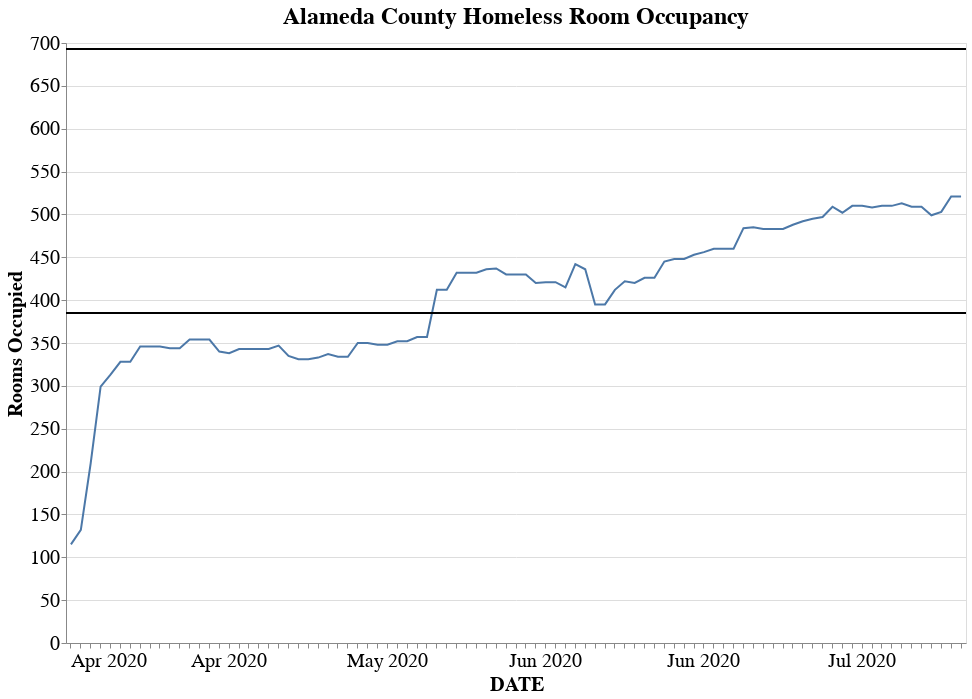

The cell this chart's notebook holds for it:
### Code cell
alt.data_transformers.disable_max_rows()
# Create a selection that chooses the nearest point & selects based on x-value
nearest = alt.selection(type='single', nearest=True, on='mouseover',
                        fields=['date'], empty='none')

line = alt.Chart(alameda_homeless, title="Alameda County Homeless Room Occupancy").mark_line(point=False).encode(
    x = alt.X('date:T', axis = alt.Axis(title = 'date'.upper(), format = ("%b %Y"), tickMinStep = 2, labelAngle=0)),
    y=alt.Y('rooms_occupied', axis = alt.Axis(title='Rooms Occupied')),
)# Transparent selectors across the chart. This is what tells us
# the x-value of the cursor
selectors = alt.Chart(alameda_homeless).mark_point().encode(
    x='date:T',
    opacity=alt.value(0),
).add_selection(
    nearest
)

# Draw points on the line, and highlight based on selection
points = line.mark_point().encode(
    opacity=alt.condition(nearest, alt.value(1), alt.value(0))
)

# Draw line for max occupancy end

rule_end = base.mark_rule().encode(
    y='max(rooms)',
    size=alt.value(2)
)


# Draw line for max occupancy start

rule_start = base.mark_rule().encode(
    y='min(rooms)',
    size=alt.value(2)
)

# Draw text labels near the points, and highlight based on selection
text = line.mark_text(align='left', dx=5, dy=-5).encode(
    text=alt.condition(nearest, 'rooms_occupied', alt.value(' '))
)

# Draw a rule at the location of the selection
rules = alt.Chart(alameda_homeless).mark_rule(color='gray').encode(
    x='date'
).transform_filter(
    nearest
)

# Put the five layers into a chart and bind the data
alt.layer(
    line, selectors, points, rules, text, rule_start, rule_end
).properties(
    width=900,
    height=600
).configure_axis(
    labelFontSize=20,
    titleFontSize=20,
).configure_legend(
    titleFontSize=10,
    labelFontSize=15,
).configure_title(fontSize=24).interactive()

### Figure 1 — Vega-Lite specification as saved in the notebook (floating-point values rounded to 4 significant figures)
{"config": {"view": {"continuousWidth": 400, "continuousHeight": 300}, "axis": {"labelFontSize": 20, "titleFontSize": 20}, "legend": {"labelFontSize": 15, "titleFontSize": 10}, "title": {"fontSize": 24}}, "layer": [{"mark": {"type": "line", "point": false}, "encoding": {"x": {"type": "temporal", "axis": {"format": "%b %Y", "labelAngle": 0, "tickMinStep": 2, "title": "DATE"}, "field": "date"}, "y": {"type": "quantitative", "axis": {"title": "Rooms Occupied"}, "field": "rooms_occupied"}}, "selection": {"selector054": {"type": "interval", "bind": "scales", "encodings": ["x", "y"]}}, "title": "Alameda County Homeless Room Occupancy"}, {"mark": "point", "encoding": {"opacity": {"value": 0}, "x": {"type": "temporal", "field": "date"}}, "selection": {"selector053": {"type": "single", "nearest": true, "on": "mouseover", "fields": ["date"], "empty": "none"}}}, {"mark": "point", "encoding": {"opacity": {"condition": {"value": 1, "selection": "selector053"}, "value": 0}, "x": {"type": "temporal", "axis": {"format": "%b %Y", "labelAngle": 0, "tickMinStep": 2, "title": "DATE"}, "field": "date"}, "y": {"type": "quantitative", "axis": {"title": "Rooms Occupied"}, "field": "rooms_occupied"}}, "title": "Alameda County Homeless Room Occupancy"}, {"mark": {"type": "rule", "color": "gray"}, "encoding": {"x": {"type": "nominal", "field": "date"}}, "transform": [{"filter": {"selection": "selector053"}}]}, {"mark": {"type": "text", "align": "left", "dx": 5, "dy": -5}, "encoding": {"text": {"condition": {"type": "quantitative", "field": "rooms_occupied", "selection": "selector053"}, "value": " "}, "x": {"type": "temporal", "axis": {"format": "%b %Y", "labelAngle": 0, "tickMinStep": 2, "title": "DATE"}, "field": "date"}, "y": {"type": "quantitative", "axis": {"title": "Rooms Occupied"}, "field": "rooms_occupied"}}, "title": "Alameda County Homeless Room Occupancy"}, {"mark": "rule", "encoding": {"size": {"value": 2}, "y": {"type": "quantitative", "aggregate": "min", "field": "rooms"}}, "title": "Alameda County Homeless Room Occupancy", "width": 1200}, {"mark": "rule", "encoding": {"size": {"value": 2}, "y": {"type": "quantitative", "aggregate": "max", "field": "rooms"}}, "title": "Alameda County Homeless Room Occupancy", "width": 1200}], "data": {"name": "data-2dbccc242784fc9125919e2e045dc990"}, "height": 600, "width": 900, "$schema": "https://vega.github.io/schema/vega-lite/v4.8.1.json", "datasets": {"data-2dbccc242784fc9125919e2e045dc990": [{"county": "Alameda County", "date": "2020-04-14", "rooms": 403, "rooms_occupied": 115, "trailers_requested": 91, "trailers_delivered": 85, "donated_trailers_delivered": 0}, {"county": "Alameda County", "date": "2020-04-15", "rooms": 403, "rooms_occupied": 132, "trailers_requested": 91, "trailers_delivered": 85, "donated_trailers_delivered": 0}, {"county": "Alameda County", "date": "2020-04-16", "rooms": 403, "rooms_occupied": 210, "trailers_requested": 91, "trailers_delivered": 85, "donated_trailers_delivered": 0}, {"county": "Alameda County", "date": "2020-04-17", "rooms": 403, "rooms_occupied": 299, "trailers_requested": 91, "trailers_delivered": 85, "donated_trailers_delivered": 0}, {"county": "Alameda County", "date": "2020-04-18", "rooms": 403, "rooms_occupied": 313, "trailers_requested": 91, "trailers_delivered": 85, "donated_trailers_delivered": 0}, {"county": "Alameda County", "date": "2020-04-19", "rooms": 403, "rooms_occupied": 328, "trailers_requested": 91, "trailers_delivered": 85, "donated_trailers_delivered": 0}, {"county": "Alameda County", "date": "2020-04-20", "rooms": 403, "rooms_occupied": 328, "trailers_requested": 91, "trailers_delivered": 91, "donated_trailers_delivered": 0}, {"county": "Alameda County", "date": "2020-04-21", "rooms": 403, "rooms_occupied": 346, "trailers_requested": 91, "trailers_delivered": 91, "donated_trailers_delivered": 0}, {"county": "Alameda County", "date": "2020-04-22", "rooms": 403, "rooms_occupied": 346, "trailers_requested": 91, "trailers_delivered": 91, "donated_trailers_delivered": 0}, {"county": "Alameda County", "date": "2020-04-23", "rooms": 403, "rooms_occupied": 346, "trailers_requested": 91, "trailers_delivered": 91, "donated_trailers_delivered": 0}, {"county": "Alameda County", "date": "2020-04-24", "rooms": 385, "rooms_occupied": 344, "trailers_requested": 91, "trailers_delivered": 91, "donated_trailers_delivered": 0}, {"county": "Alameda County", "date": "2020-04-25", "rooms": 385, "rooms_occupied": 344, "trailers_requested": 91, "trailers_delivered": 91, "donated_trailers_delivered": 0}, {"county": "Alameda County", "date": "2020-04-26", "rooms": 385, "rooms_occupied": 354, "trailers_requested": 91, "trailers_delivered": 91, "donated_trailers_delivered": 0}, {"county": "Alameda County", "date": "2020-04-27", "rooms": 385, "rooms_occupied": 354, "trailers_requested": 91, "trailers_delivered": 91, "donated_trailers_delivered": 0}, {"county": "Alameda County", "date": "2020-04-28", "rooms": 385, "rooms_occupied": 354, "trailers_requested": 91, "trailers_delivered": 91, "donated_trailers_delivered": 0}, {"county": "Alameda County", "date": "2020-04-29", "rooms": 385, "rooms_occupied": 340, "trailers_requested": 91, "trailers_delivered": 91, "donated_trailers_delivered": 0}, {"county": "Alameda County", "date": "2020-04-30", "rooms": 385, "rooms_occupied": 338, "trailers_requested": 91, "trailers_delivered": 91, "donated_trailers_delivered": 0}, {"county": "Alameda County", "date": "2020-05-01", "rooms": 385, "rooms_occupied": 343, "trailers_requested": 91, "trailers_delivered": 91, "donated_trailers_delivered": 0}, {"county": "Alameda County", "date": "2020-05-02", "rooms": 385, "rooms_occupied": 343, "trailers_requested": 91, "trailers_delivered": 91, "donated_trailers_delivered": 0}, {"county": "Alameda County", "date": "2020-05-03", "rooms": 385, "rooms_occupied": 343, "trailers_requested": 91, "trailers_delivered": 91, "donated_trailers_delivered": 0}, {"county": "Alameda County", "date": "2020-05-04", "rooms": 385, "rooms_occupied": 343, "trailers_requested": 91, "trailers_delivered": 91, "donated_trailers_delivered": 0}, {"county": "Alameda County", "date": "2020-05-05", "rooms": 483, "rooms_occupied": 347, "trailers_requested": 91, "trailers_delivered": 91, "donated_trailers_delivered": 0}, {"county": "Alameda County", "date": "2020-05-06", "rooms": 483, "rooms_occupied": 335, "trailers_requested": 91, "trailers_delivered": 91, "donated_trailers_delivered": 0}, {"county": "Alameda County", "date": "2020-05-07", "rooms": 483, "rooms_occupied": 331, "trailers_requested": 91, "trailers_delivered": 91, "donated_trailers_delivered": 0}, {"county": "Alameda County", "date": "2020-05-08", "rooms": 483, "rooms_occupied": 331, "trailers_requested": 91, "trailers_delivered": 91, "donated_trailers_delivered": 0}, {"county": "Alameda County", "date": "2020-05-09", "rooms": 483, "rooms_occupied": 333, "trailers_requested": 91, "trailers_delivered": 91, "donated_trailers_delivered": 0}, {"county": "Alameda County", "date": "2020-05-10", "rooms": 533, "rooms_occupied": 337, "trailers_requested": 91, "trailers_delivered": 91, "donated_trailers_delivered": 0}, {"county": "Alameda County", "date": "2020-05-11", "rooms": 533, "rooms_occupied": 334, "trailers_requested": 91, "trailers_delivered": 91, "donated_trailers_delivered": 0}, {"county": "Alameda County", "date": "2020-05-12", "rooms": 533, "rooms_occupied": 334, "trailers_requested": 91, "trailers_delivered": 91, "donated_trailers_delivered": 0}, {"county": "Alameda County", "date": "2020-05-13", "rooms": 533, "rooms_occupied": 350, "trailers_requested": 91, "trailers_delivered": 91, "donated_trailers_delivered": 0}, {"county": "Alameda County", "date": "2020-05-14", "rooms": 533, "rooms_occupied": 350, "trailers_requested": 91, "trailers_delivered": 91, "donated_trailers_delivered": 0}, {"county": "Alameda County", "date": "2020-05-15", "rooms": 533, "rooms_occupied": 348, "trailers_requested": 91, "trailers_delivered": 91, "donated_trailers_delivered": 0}, {"county": "Alameda County", "date": "2020-05-16", "rooms": 533, "rooms_occupied": 348, "trailers_requested": 91, "trailers_delivered": 91, "donated_trailers_delivered": 0}, {"county": "Alameda County", "date": "2020-05-17", "rooms": 533, "rooms_occupied": 352, "trailers_requested": 91, "trailers_delivered": 91, "donated_trailers_delivered": 0}, {"county": "Alameda County", "date": "2020-05-18", "rooms": 533, "rooms_occupied": 352, "trailers_requested": 91, "trailers_delivered": 91, "donated_trailers_delivered": 0}, {"county": "Alameda County", "date": "2020-05-19", "rooms": 533, "rooms_occupied": 357, "trailers_requested": 91, "trailers_delivered": 91, "donated_trailers_delivered": 0}, {"county": "Alameda County", "date": "2020-05-20", "rooms": 533, "rooms_occupied": 357, "trailers_requested": 91, "trailers_delivered": 91, "donated_trailers_delivered": 0}, {"county": "Alameda County", "date": "2020-05-21", "rooms": 533, "rooms_occupied": 412, "trailers_requested": 91, "trailers_delivered": 91, "donated_trailers_delivered": 0}, {"county": "Alameda County", "date": "2020-05-22", "rooms": 533, "rooms_occupied": 412, "trailers_requested": 91, "trailers_delivered": 91, "donated_trailers_delivered": 0}, {"county": "Alameda County", "date": "2020-05-23", "rooms": 533, "rooms_occupied": 432, "trailers_requested": 91, "trailers_delivered": 91, "donated_trailers_delivered": 0}, {"county": "Alameda County", "date": "2020-05-24", "rooms": 533, "rooms_occupied": 432, "trailers_requested": 91, "trailers_delivered": 91, "donated_trailers_delivered": 0}, {"county": "Alameda County", "date": "2020-05-25", "rooms": 533, "rooms_occupied": 432, "trailers_requested": 91, "trailers_delivered": 91, "donated_trailers_delivered": 0}, {"county": "Alameda County", "date": "2020-05-26", "rooms": 533, "rooms_occupied": 436, "trailers_requested": 91, "trailers_delivered": 91, "donated_trailers_delivered": 0}, {"county": "Alameda County", "date": "2020-05-27", "rooms": 533, "rooms_occupied": 437, "trailers_requested": 91, "trailers_delivered": 91, "donated_trailers_delivered": 0}, {"county": "Alameda County", "date": "2020-05-28", "rooms": 533, "rooms_occupied": 430, "trailers_requested": 91, "trailers_delivered": 91, "donated_trailers_delivered": 0}, {"county": "Alameda County", "date": "2020-05-29", "rooms": 533, "rooms_occupied": 430, "trailers_requested": 91, "trailers_delivered": 91, "donated_trailers_delivered": 0}, {"county": "Alameda County", "date": "2020-06-01", "rooms": 533, "rooms_occupied": 430, "trailers_requested": 91, "trailers_delivered": 91, "donated_trailers_delivered": 0}, {"county": "Alameda County", "date": "2020-06-02", "rooms": 533, "rooms_occupied": 420, "trailers_requested": 91, "trailers_delivered": 91, "donated_trailers_delivered": 0}, {"county": "Alameda County", "date": "2020-06-03", "rooms": 533, "rooms_occupied": 421, "trailers_requested": 91, "trailers_delivered": 91, "donated_trailers_delivered": 0}, {"county": "Alameda County", "date": "2020-06-04", "rooms": 533, "rooms_occupied": 421, "trailers_requested": 91, "trailers_delivered": 91, "donated_trailers_delivered": 0}, {"county": "Alameda County", "date": "2020-06-05", "rooms": 533, "rooms_occupied": 415, "trailers_requested": 91, "trailers_delivered": 91, "donated_trailers_delivered": 0}, {"county": "Alameda County", "date": "2020-06-08", "rooms": 652, "rooms_occupied": 442, "trailers_requested": 91, "trailers_delivered": 91, "donated_trailers_delivered": 0}, {"county": "Alameda County", "date": "2020-06-09", "rooms": 652, "rooms_occupied": 436, "trailers_requested": 91, "trailers_delivered": 91, "donated_trailers_delivered": 0}, {"county": "Alameda County", "date": "2020-06-10", "rooms": 652, "rooms_occupied": 395, "trailers_requested": 91, "trailers_delivered": 91, "donated_trailers_delivered": 0}, {"county": "Alameda County", "date": "2020-06-11", "rooms": 652, "rooms_occupied": 395, "trailers_requested": 91, "trailers_delivered": 91, "donated_trailers_delivered": 0}, {"county": "Alameda County", "date": "2020-06-12", "rooms": 652, "rooms_occupied": 412, "trailers_requested": 91, "trailers_delivered": 91, "donated_trailers_delivered": 0}, {"county": "Alameda County", "date": "2020-06-15", "rooms": 652, "rooms_occupied": 422, "trailers_requested": 91, "trailers_delivered": 91, "donated_trailers_delivered": 0}, {"county": "Alameda County", "date": "2020-06-16", "rooms": 652, "rooms_occupied": 420, "trailers_requested": 91, "trailers_delivered": 91, "donated_trailers_delivered": 0}, {"county": "Alameda County", "date": "2020-06-17", "rooms": 652, "rooms_occupied": 426, "trailers_requested": 91, "trailers_delivered": 91, "donated_trailers_delivered": 0}, {"county": "Alameda County", "date": "2020-06-18", "rooms": 652, "rooms_occupied": 426, "trailers_requested": 91, "trailers_delivered": 91, "donated_trailers_delivered": 0}, {"county": "Alameda County", "date": "2020-06-19", "rooms": 652, "rooms_occupied": 445, "trailers_requested": 91, "trailers_delivered": 91, "donated_trailers_delivered": 0}, {"county": "Alameda County", "date": "2020-06-22", "rooms": 652, "rooms_occupied": 448, "trailers_requested": 91, "trailers_delivered": 91, "donated_trailers_delivered": 0}, {"county": "Alameda County", "date": "2020-06-23", "rooms": 652, "rooms_occupied": 448, "trailers_requested": 91, "trailers_delivered": 91, "donated_trailers_delivered": 0}, {"county": "Alameda County", "date": "2020-06-24", "rooms": 652, "rooms_occupied": 453, "trailers_requested": 91, "trailers_delivered": 91, "donated_trailers_delivered": 0}, {"county": "Alameda County", "date": "2020-06-25", "rooms": 652, "rooms_occupied": 456, "trailers_requested": 91, "trailers_delivered": 91, "donated_trailers_delivered": 0}, {"county": "Alameda County", "date": "2020-06-26", "rooms": 652, "rooms_occupied": 460, "trailers_requested": 91, "trailers_delivered": 91, "donated_trailers_delivered": 0}, {"county": "Alameda County", "date": "2020-06-29", "rooms": 652, "rooms_occupied": 460, "trailers_requested": 91, "trailers_delivered": 91, "donated_trailers_delivered": 0}, {"county": "Alameda County", "date": "2020-06-30", "rooms": 652, "rooms_occupied": 460, "trailers_requested": 91, "trailers_delivered": 91, "donated_trailers_delivered": 0}, {"county": "Alameda County", "date": "2020-07-01", "rooms": 652, "rooms_occupied": 484, "trailers_requested": 91, "trailers_delivered": 91, "donated_trailers_delivered": 0}, {"county": "Alameda County", "date": "2020-07-02", "rooms": 652, "rooms_occupied": 485, "trailers_requested": 91, "trailers_delivered": 91, "donated_trailers_delivered": 0}, {"county": "Alameda County", "date": "2020-07-03", "rooms": 652, "rooms_occupied": 483, "trailers_requested": 91, "trailers_delivered": 91, "donated_trailers_delivered": 0}, {"county": "Alameda County", "date": "2020-07-06", "rooms": 652, "rooms_occupied": 483, "trailers_requested": 91, "trailers_delivered": 91, "donated_trailers_delivered": 0}, {"county": "Alameda County", "date": "2020-07-07", "rooms": 652, "rooms_occupied": 483, "trailers_requested": 91, "trailers_delivered": 91, "donated_trailers_delivered": 0}, {"county": "Alameda County", "date": "2020-07-08", "rooms": 652, "rooms_occupied": 488, "trailers_requested": 91, "trailers_delivered": 91, "donated_trailers_delivered": 0}, {"county": "Alameda County", "date": "2020-07-09", "rooms": 652, "rooms_occupied": 492, "trailers_requested": 91, "trailers_delivered": 91, "donated_trailers_delivered": 0}, {"county": "Alameda County", "date": "2020-07-10", "rooms": 652, "rooms_occupied": 495, "trailers_requested": 91, "trailers_delivered": 91, "donated_trailers_delivered": 0}, {"county": "Alameda County", "date": "2020-07-13", "rooms": 652, "rooms_occupied": 497, "trailers_requested": 91, "trailers_delivered": 91, "donated_trailers_delivered": 0}, {"county": "Alameda County", "date": "2020-07-14", "rooms": 652, "rooms_occupied": 509, "trailers_requested": 91, "trailers_delivered": 91, "donated_trailers_delivered": 0}, {"county": "Alameda County", "date": "2020-07-15", "rooms": 652, "rooms_occupied": 502, "trailers_requested": 91, "trailers_delivered": 91, "donated_trailers_delivered": 0}, {"county": "Alameda County", "date": "2020-07-16", "rooms": 652, "rooms_occupied": 510, "trailers_requested": 91, "trailers_delivered": 91, "donated_trailers_delivered": 0}, {"county": "Alameda County", "date": "2020-07-17", "rooms": 652, "rooms_occupied": 510, "trailers_requested": 91, "trailers_delivered": 91, "donated_trailers_delivered": 0}, {"county": "Alameda County", "date": "2020-07-20", "rooms": 652, "rooms_occupied": 508, "trailers_requested": 91, "trailers_delivered": 91, "donated_trailers_delivered": 0}, {"county": "Alameda County", "date": "2020-07-21", "rooms": 652, "rooms_occupied": 510, "trailers_requested": 91, "trailers_delivered": 91, "donated_trailers_delivered": 0}, {"county": "Alameda County", "date": "2020-07-22", "rooms": 652, "rooms_occupied": 510, "trailers_requested": 91, "trailers_delivered": 91, "donated_trailers_delivered": 0}, {"county": "Alameda County", "date": "2020-07-23", "rooms": 693, "rooms_occupied": 513, "trailers_requested": 91, "trailers_delivered": 91, "donated_trailers_delivered": 0}, {"county": "Alameda County", "date": "2020-07-24", "rooms": 693, "rooms_occupied": 509, "trailers_requested": 91, "trailers_delivered": 91, "donated_trailers_delivered": 0}, {"county": "Alameda County", "date": "2020-07-27", "rooms": 693, "rooms_occupied": 509, "trailers_requested": 91, "trailers_delivered": 91, "donated_trailers_delivered": 0}, {"county": "Alameda County", "date": "2020-07-28", "rooms": 693, "rooms_occupied": 499, "trailers_requested": 91, "trailers_delivered": 91, "donated_trailers_delivered": 0}, {"county": "Alameda County", "date": "2020-07-29", "rooms": 693, "rooms_occupied": 503, "trailers_requested": 91, "trailers_delivered": 91, "donated_trailers_delivered": 0}, {"county": "Alameda County", "date": "2020-07-30", "rooms": 693, "rooms_occupied": 521, "trailers_requested": 91, "trailers_delivered": 91, "donated_trailers_delivered": 0}, {"county": "Alameda County", "date": "2020-07-31", "rooms": 693, "rooms_occupied": 521, "trailers_requested": 91, "trailers_delivered": 91, "donated_trailers_delivered": 0}]}}
